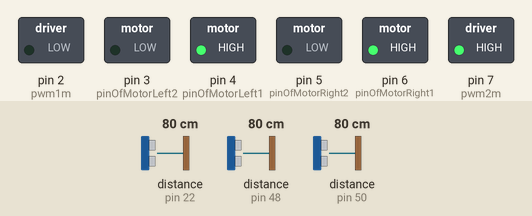
Recording of a sketch running on a simulated Arduino Uno, built with avr-gcc and run on an emulated ATmega328P. Shown: switched loads named in the sketch (green lamp = pin HIGH). The test bench sets the inputs (shaded band); at power-on: distance to the obstacle (sensors on pin 48, pin 22, pin 50) 80 cm. The echo pulse lasts 58.3 µs per cm.

Above: at 1.2 s.
1.3 s: distance to the obstacle (sensor on pin 48) set to 12 cm
2.8 s: distance to the obstacle (sensor on pin 48) set to 9 cm
At 3.7 s:
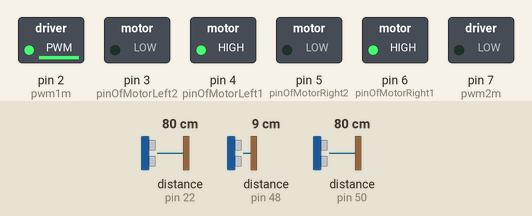
4.4 s: distance to the obstacle (sensor on pin 22) set to 25 cm
5.9 s: distance to the obstacle (sensor on pin 22) set to 19 cm
At 6.6 s:
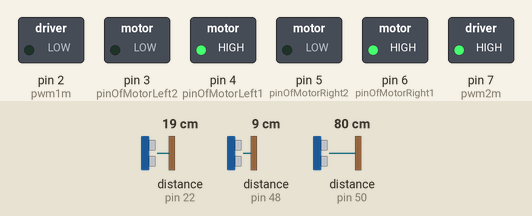
7.4 s: distance to the obstacle (sensor on pin 50) set to 68 cm
8.9 s: distance to the obstacle (sensor on pin 50) set to 58 cm
At 10.2 s:
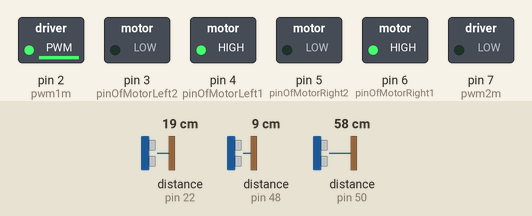
Timing chart, 0 to 11.4 s (numbered marks = the images above; inputs shaded):
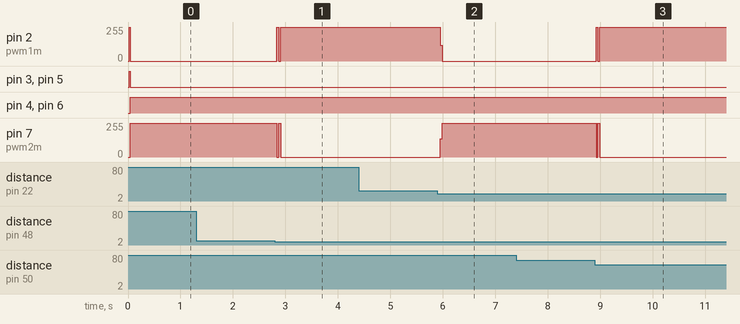

Measured:
- the behaviour switches between 11 and 10 cm on distance to the obstacle (sensor on pin 48) (found by bisection; images 0 and 1)
- the behaviour switches between 23 and 22 cm on distance to the obstacle (sensor on pin 22) (found by bisection; images 1 and 2)
- the behaviour switches between 64 and 63 cm on distance to the obstacle (sensor on pin 50) (found by bisection; images 2 and 3)
- after the input at 1.3 s, every drawn part: stays the same
- after the input at 2.8 s, pin 2 (pwm1m): 0/255 → 254/255 at once; pin 7 (pwm2m): 255/255 → 0/255 at once
- after the input at 4.4 s, every drawn part: stays the same
- after the input at 5.9 s, pin 2 (pwm1m): 254/255 → 0/255 after 0.05 s; pin 7 (pwm2m): 0/255 → 255/255 after 0.05 s
- after the input at 7.4 s, every drawn part: stays the same
- after the input at 8.9 s, pin 2 (pwm1m): 0/255 → 254/255 at once; pin 7 (pwm2m): 255/255 → 0/255 at once

The sketch:

tank_3dt.ino
```cpp
#include <NewPing.h>

#define ECHO1 48
#define TRIG1 49
#define ECHO2 50
#define TRIG2 51
#define ECHO3 22
#define TRIG3 23
const int pwm1m = 2;
const int pwm2m = 7;
const int pinOfMotorLeft1 = 4;
const int pinOfMotorLeft2 = 3;
const int pinOfMotorRight1 = 6;
const int pinOfMotorRight2 = 5;

float dist_1[3] = {0.0, 0.0, 0.0};
float dist_2[3] = {0.0, 0.0, 0.0};
float dist_3[3] = {0.0, 0.0, 0.0};
float middle, dist[3], dist_filtered[3];
float k1, k2, k3;
byte l, delta1, delta2, delta3;

NewPing sonar1(TRIG1, ECHO1, 400);
NewPing sonar2(TRIG2, ECHO2, 400);
NewPing sonar3(TRIG3, ECHO3, 400);


const int hidden_neurons = 10;
const int output_neurons = 4, inputs_neurons = 3;

double Wnn[][10] = {{-29.6227, 4.65064, 4.74703, -24.2615, 34.0842, 1.42989, 0.277893, 7.95809, 15.9884, -6.19429, },
{22.3368, -3.36784, 2.4061, -33.0984, 41.1311, -7.76774, 4.80323, -1.299, -21.4115, -1.2911, },
{17.8846, -11.6776, -11.378, 0.118423, -0.872409, -0.00427335, -3.52163, 0.970718, 7.89753, -6.66342, } };

double Wss[][10] = { {0.846268, 10.7538, 8.28577, -8.93836, 5.77751, -9.73192, 4.35633, 3.57345, -1.57288, -2.65127, },
{11.5261, 26.6425, -8.73377, -13.8948, 9.01105, -7.41404, -19.4357, -13.8748, -0.356079, 7.54458, },
{-23.9052, 7.35887, -6.59392, 1.28684, 3.08477, 8.19254, -9.53369, 6.36401, 7.37543, 4.09325, },
{-0.846263, -10.8338, -8.28572, 5.71098, -5.93684, 9.71051, -4.35398, -3.10713, 1.28729, 0.65426, }
};


double Xn[3] = {0, 0, 0};
double Yn[4] = {0, 0, 0, 0};

void setup()
{
  pinMode(pwm1m, OUTPUT);
  pinMode(pwm2m, OUTPUT);
  pinMode(pinOfMotorLeft1, OUTPUT);
  pinMode(pinOfMotorLeft2, OUTPUT);
  pinMode(pinOfMotorRight1, OUTPUT);
  pinMode(pinOfMotorRight2, OUTPUT);
  Serial.begin(115200);
}

void loop()
{
  measureDistance();
  neuralNetwork(dist_filtered[0], dist_filtered[1],dist_filtered[2]);
  directionMove();
}

void measureDistance(){
  if (l > 1) l = 0;
  else l++;

  dist_1[l] = (float)sonar1.ping() / 57.5;
  dist_2[l] = (float)sonar2.ping() / 57.5;
  dist_3[l] = (float)sonar3.ping() / 57.5;                // получить расстояние в текущую ячейку массива
  dist[0] = middle_of_3(dist_1[0], dist_1[1], dist_1[2]);
  dist[1]= middle_of_3(dist_2[0], dist_2[1], dist_2[2]);
  dist[2] = middle_of_3(dist_3[0], dist_3[1], dist_3[2]);   // фильтровать медианным фильтром из 3ёх последних измерений

  delta1 = abs(dist_filtered[0] - dist[0]);
  delta2 = abs(dist_filtered[1] - dist[1]);
  delta3 = abs(dist_filtered[2] - dist[2]);                   // расчёт изменения с предыдущим

  if (delta1 > 1) k1 = 0.7;
  else k1 = 0.1;
  if (delta2 > 1) k2 = 0.7;
  else k2 = 0.1;
  if (delta3 > 1) k3 = 0.7;                               // если большое - резкий коэффициент
  else k3 = 0.1;                                          // если маленькое - плавный коэффициент

  dist_filtered[0] = dist[0] * k1 + dist_filtered[0] * (1 - k1);
  dist_filtered[1] = dist[1] * k2 + dist_filtered[1] * (1 - k2);
  dist_filtered[2] = dist[2] * k3 + dist_filtered[2] * (1 - k3);// фильтр "Скользящая средняя"


}

// медианный фильтр из 3ёх значений
float middle_of_3(float a, float b, float c) {
  if ((a <= b) && (a <= c)) {
    middle = (b <= c) ? b : c;
  }
  else {
    if ((b <= a) && (b <= c)) {
      middle = (a <= c) ? a : c;
    }
    else {
      middle = (a <= b) ? a : b;
    }
  }
  return middle;
}

void neuralNetwork(float in1, float in2, float in3)
{
  double N[hidden_neurons], Y[output_neurons];
  Xn[0] = in1;
  Xn[1] = in2;
  Xn[2] = in3;
  for(int i = 0;i<3;i++){
    if(Xn[i]>100)Xn[i] = 100;
    Xn[i] = Xn[i] - 10;
  }
  Xn[1] = Xn[1] - 10;

  for (int m = 0; m < hidden_neurons; m++){
    N[m] = 0.0;
    for (int n = 0; n < inputs_neurons; n++){
      N[m] += Wnn[n][m] * Xn[n];
    }
    N[m] = 1 / (1 + exp(-N[m]));
  }

  for (int n = 0; n < output_neurons; n++){
    Y[n] = 0.0;
    for (int m = 0; m < hidden_neurons; m++){
      Y[n] += N[m] * Wss[n][m];
    }
    Y[n] = 1 / (1 + exp(-Y[n]));
  }
  for (int i = 0; i < 4; i++){
    Yn[i] = Y[i];
  }
}
int sf = 30;
int st = 200;
void directionMove()
{
  //Serial.println(String(dist_filtered[0])+","+ String(dist_filtered[1])+","+  String(dist_filtered[2])+ ":"+ String(Yn[0])+","+ String(Yn[1])+","+ String(Yn[2])+","+ String(Yn[3]));
  if (Yn[0] > 0.50){
    leftMotorUp(100);
    rightMotorUp(150);
    if (Yn[1] > 0.50){
      rightMotorUp(sf);
      leftMotorUp(150);
      //rightMotorStop();
    }
    else if (Yn[2] > 0.50){
      leftMotorUp(sf);
      rightMotorUp(st);
      //leftMotorStop();
    }
  }
  else{
    leftMotorDown(100);
    rightMotorDown(150);
    if (Yn[1] > 0.50){
      rightMotorDown(sf);
      leftMotorDown(150);
      //rightMotorStop();
    }
    else if (Yn[2] > 0.50){
      leftMotorDown(sf);
      rightMotorDown(st);
      //leftMotorStop();
    }
  }
}

void leftMotorUp(int speedMotor)
{
  digitalWrite(pinOfMotorLeft1, HIGH);
  digitalWrite(pinOfMotorLeft2, LOW);
  analogWrite(pwm1m, speedMotor);
}

void leftMotorDown(int speedMotor)
{
  digitalWrite(pinOfMotorLeft1, LOW);
  digitalWrite(pinOfMotorLeft2, HIGH);
  analogWrite(pwm1m, speedMotor);
}

void leftMotorStop()
{
  digitalWrite(pinOfMotorLeft1, LOW);
  digitalWrite(pinOfMotorLeft2, LOW);
  analogWrite(pwm1m, 0);
}

void rightMotorUp(int speedMotor)
{
  digitalWrite(pinOfMotorRight1, HIGH);
  digitalWrite(pinOfMotorRight2, LOW);
  analogWrite(pwm2m, speedMotor);
}

void rightMotorDown(int speedMotor)
{
  digitalWrite(pinOfMotorRight1, LOW);
  digitalWrite(pinOfMotorRight2, HIGH);
  analogWrite(pwm2m, speedMotor);
}
void rightMotorStop()
{
  digitalWrite(pinOfMotorRight1, LOW);
  digitalWrite(pinOfMotorRight2, LOW);
  analogWrite(pwm2m, 0);
}
```
